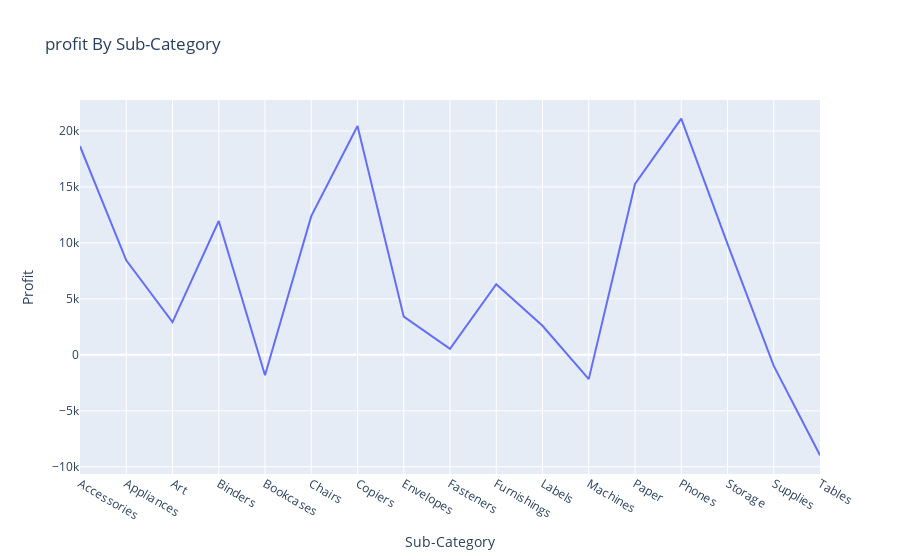

Notebook source saved alongside this figure:
### Code cell
fig = px.line(
    Profit_by_Sub_Category,
    x = 'Sub-Category',
    y = 'Profit',
    title = 'profit By Sub-Category'
)
fig.show()

### Figure 1 — Plotly figure (JSON) as saved in the notebook; plotly's stock layout.template omitted (floating-point values rounded to 4 significant figures)
{"data": [{"hovertemplate": "Sub-Category=%{x}<br>Profit=%{y}<extra></extra>", "legendgroup": "", "line": {"color": "#636efa", "dash": "solid"}, "marker": {"symbol": "circle"}, "mode": "lines", "name": "", "orientation": "v", "showlegend": false, "type": "scatter", "x": ["Accessories", "Appliances", "Art", "Binders", "Bookcases", "Chairs", "Copiers", "Envelopes", "Fasteners", "Furnishings", "Labels", "Machines", "Paper", "Phones", "Storage", "Supplies", "Tables"], "xaxis": "x", "y": [18640.0, 8443.0, 2932.0, 11950.0, -1826.0, 12390.0, 20440.0, 3415.0, 535.2, 6312.0, 2597.0, -2165.0, 15270.0, 21100.0, 9913.0, -983.8, -8971.0], "yaxis": "y"}], "layout": {"autosize": true, "legend": {"tracegroupgap": 0}, "title": {"text": "profit By Sub-Category"}, "xaxis": {"anchor": "y", "autorange": true, "domain": [0, 1], "range": [0, 16], "title": {"text": "Sub-Category"}, "type": "category"}, "yaxis": {"anchor": "x", "autorange": true, "domain": [0, 1], "range": [-10640.0, 22770.0], "title": {"text": "Profit"}, "type": "linear"}}}
